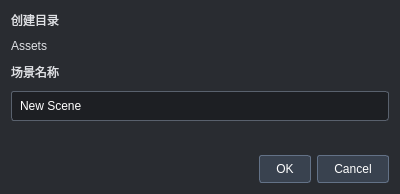
<?xml version="1.0" encoding="UTF-8"?>
<ui version="4.0">
 <class>CreateSceneDialog</class>
 <widget class="QDialog" name="CreateSceneDialog">
  <property name="windowTitle"><string>新建场景</string></property>
  <property name="minimumSize"><size><width>400</width><height>0</height></size></property>
  <property name="styleSheet"><string notr="true">QDialog { background:#292c31; color:#e0e2e6; }
QLabel { color:#e0e2e6; }
QLineEdit { background:#1d1f23; color:#ffffff; border:1px solid #59616d; border-radius:3px; padding:6px; }
QLineEdit:focus { border-color:#7fa8d2; }
QLabel#errorLabel { color:#ffb3b3; }
QPushButton { background:#39424f; color:#ffffff; border:1px solid #637287; border-radius:3px; padding:6px 16px; }
QPushButton:hover { background:#46566b; }</string></property>
  <layout class="QVBoxLayout" name="mainLayout">
   <property name="spacing"><number>10</number></property>
   <item><widget class="QLabel" name="locationCaption"><property name="text"><string>创建目录</string></property></widget></item>
   <item><widget class="QLabel" name="directoryLabel"><property name="text"><string>Assets</string></property><property name="textFormat"><enum>Qt::PlainText</enum></property><property name="wordWrap"><bool>true</bool></property></widget></item>
   <item><widget class="QLabel" name="nameCaption"><property name="text"><string>场景名称</string></property></widget></item>
   <item><widget class="QLineEdit" name="sceneNameEdit"><property name="text"><string>New Scene</string></property><property name="placeholderText"><string>输入名称，无需填写 .scene 后缀</string></property></widget></item>
   <item><widget class="QLabel" name="errorLabel"><property name="text"><string/></property><property name="textFormat"><enum>Qt::PlainText</enum></property><property name="wordWrap"><bool>true</bool></property><property name="visible"><bool>false</bool></property></widget></item>
   <item><widget class="QDialogButtonBox" name="buttonBox"><property name="standardButtons"><set>QDialogButtonBox::Cancel|QDialogButtonBox::Ok</set></property></widget></item>
  </layout>
 </widget>
 <resources/>
 <connections/>
</ui>
